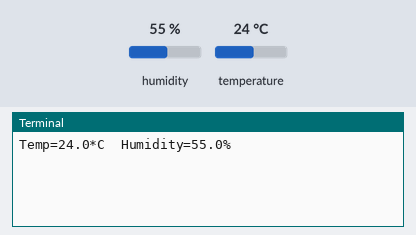
Bench run of a program on a simulated Raspberry Pi (BCM pin numbers). On the bench: the last lines printed to the terminal. The test bench sets the inputs (shaded band); at power-on: humidity 55 %, temperature 24 °C.

Above: at 1.2 s.
1.3 s: humidity set to 22 %
At 7.3 s:
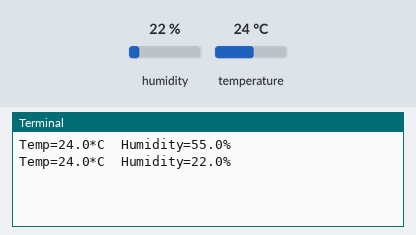
7.7 s: temperature set to 12 °C
At 12.5 s:
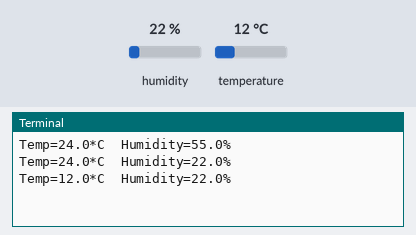
14.1 s: humidity set to 40 %
At 17.6 s:
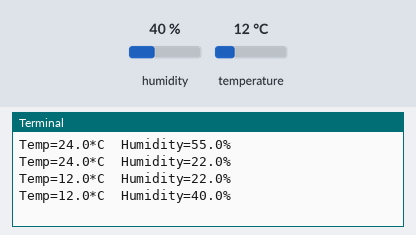
Timing chart, 0 to 19.1 s (numbered marks = the images above; inputs shaded):
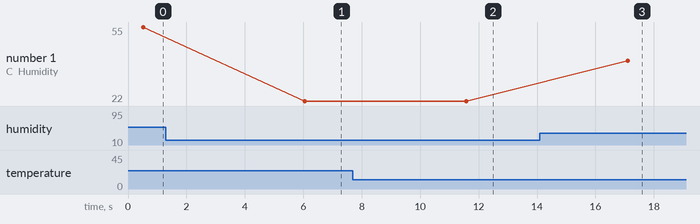

Measured:
- after the input at 1.3 s, the terminal: prints a new line after 4.8 s (image 1)
- after the input at 7.7 s, the terminal: prints a new line after 3.9 s (image 2)
- after the input at 14.1 s, the terminal: prints a new line after 3.0 s (image 3)
- plotted number 1: 55 → 22 after the input at 1.3 s, 22 → 40 after the input at 14.1 s

The program:

instructables.py
```python
#from: https://www.instructables.com/Raspberry-Pi-Tutorial-How-to-Use-the-DHT-22/
#Libraries
import Adafruit_DHT as dht
from time import sleep
#Set DATA pin
DHT = 4 #change this if you use a different GPIO pin
while True:
    #Read Temp and Hum from DHT22 or DHT11 (change the args below depending)
    h,t = dht.read_retry(dht.DHT11, DHT)
    #Print Temperature and Humidity on Shell window
    print('Temp={0:0.1f}*C  Humidity={1:0.1f}%'.format(t,h))
    sleep(5) #Wait 5 seconds and read again
```
